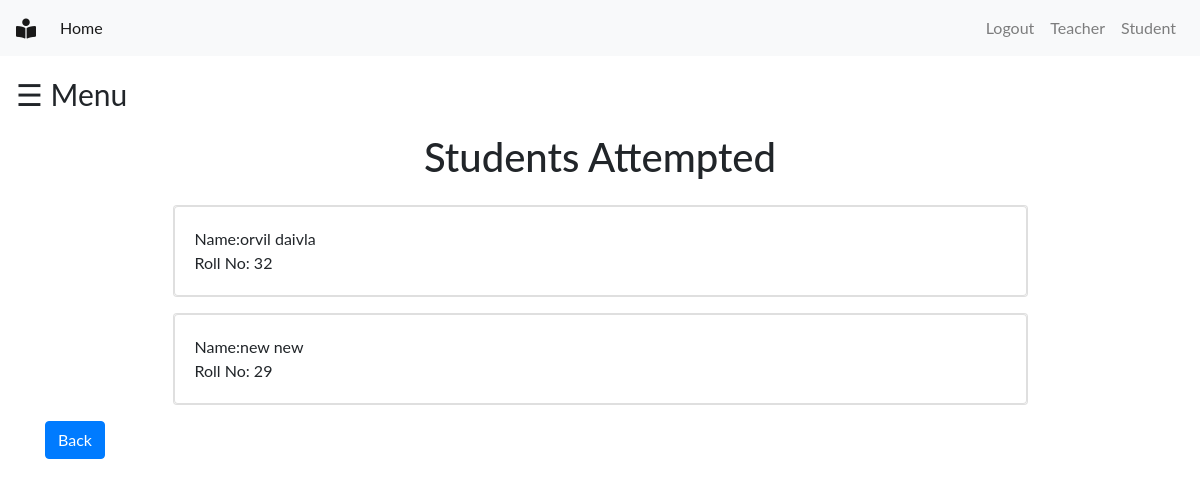
Screenshot of /polls/teacher/quiz/6/students-attempted/8/ (signed in) with the database file from the repository.
### polls/models.py (models this page shows, shortened)
class Vote(models.Model):
    user = models.ForeignKey(User, on_delete=models.CASCADE)
    student = models.ForeignKey(Student, on_delete=models.CASCADE)
    poll = models.ForeignKey(Poll, on_delete=models.CASCADE)
    choice = models.ForeignKey(Choice, on_delete=models.CASCADE)

class Student(models.Model):
    user = models.ForeignKey(User, on_delete=models.CASCADE)
    roll_no = models.CharField(max_length=20)
    class_name = models.CharField(max_length=20)
    first_name = models.CharField(max_length=100)
    last_name = models.CharField(max_length=100)
    pid = models.CharField(max_length=20)

### polls/views.py (the view)
# urls.py: path('teacher/quiz/<int:quiz_pk>/students-attempted/<int:poll_id>/', views.students_attempted, name='students-attempted'),
@login_required
def students_attempted(request, quiz_pk, poll_id):
    poll = Poll.objects.get(id__exact=poll_id)
    vote_set = poll.vote_set.all()
    context = {
        'quiz_pk': quiz_pk,
        'poll_id': poll_id,
        'vote_set': vote_set
    }
    return render(request, 'teacher/students_attempted.html', context)

### polls/templates/teacher/students_attempted.html
{% include 'base.html' %}
{% block content %}
{% include 'includes/sidebar.html' %}
<div class="container">
  <div class="row justify-content-center">
    <h1>Students Attempted</h1>
  </div>
</div>
<div class="container">
  <div class="row justify-content-center">
    {% for vote in vote_set %}
        <div class="card w-75 mt-3">
      <div class="card">
        <div class="card-body">
         Name:{{ vote.student.first_name }} {{ vote.student.last_name }}<br>
            Roll No: {{ vote.student.roll_no }}
        </div>
      </div></div>
      {% endfor %}
  </div>
          <a class="btn btn-primary mt-3" href="{% url 'polls:quiz-detail' quiz_pk %}" role="button">Back</a>
</div>
{% endblock %}

### static/css/sidebar1.css (style rules this page uses)
body { font-family: "Lato", sans-serif; }

### rows the page displays
Vote: student.first_name "orvil", student.last_name "daivla", student.roll_no "32"
Vote: student.first_name "new", student.last_name "new", student.roll_no "29"
